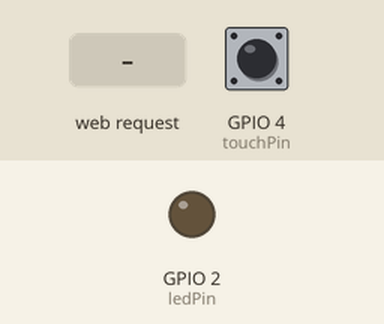
The sketch below on a simulated ESP32. On the bench: output pins drawn as LEDs (lit = HIGH). Dashed ring = blinking. The inputs (shaded band) are chosen by the test bench; at power-on: GPIO 4 (touchPin) HIGH. WiFi joins after 1.5 s; servers stay silent unless stated; what the sketch prints to the serial monitor is not drawn.

Above: at 2.8 s.
2.9 s: HTTP request GET /arm received
At 3.1 s:
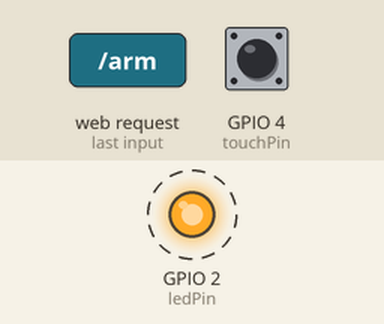
5.9 s: HTTP request GET /disarm received
At 5.9 s:
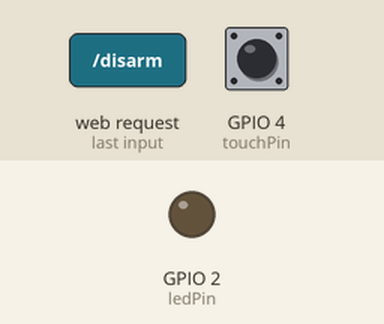
Timing chart, 0 to 8.9 s (numbered marks = the images above; inputs shaded):
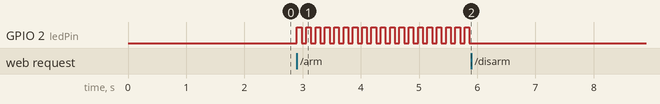

The sketch:

ex08.ino
```cpp
#include <WiFi.h>
#include <WebServer.h>

// WiFi配置（和ex07保持一致）
const char* wifiName = "Deng1314";
const char* wifiPwd = "12332145";

WebServer server(80);
const int ledPin = 2;
const int touchPin = 4;
const int touchLimit = 500;

// 全局状态变量（作业要求）
bool isArm = false;    // 布防标记
bool isAlarm = false;  // 报警锁定标记

// 完整闭合HTML字符串，不会报 unterminated raw string 错误
String webHtml = R"HTML(
<!DOCTYPE html>
<html>
<head>
<meta charset="UTF-8">
<title>安防报警器</title>
<style>
button{font-size:24px;padding:15px 40px;margin:20px;}
form{display:inline-block;}
</style>
</head>
<body style="text-align:center;margin-top:120px;">
<h2>ESP32物联网安防报警器</h2>
<p>当前系统状态：<span id="state">未布防</span></p >
<form action="/arm">
<button type="submit">布防(Arm)</button>
</form>
<form action="/disarm">
<button type="submit">撤防(Disarm)</button>
</form>
</body>
</html>
)HTML";

// 主页
void handleIndex(){
  String page = webHtml;
  if(isArm){
    page.replace("未布防", "已布防");
  }
  server.send(200, "text/html", page);
}

// 布防接口
void handleArm(){
  isArm = true;
  Serial.println("系统布防完成，触摸引脚可触发报警");
  String page = webHtml;
  page.replace("未布防", "已布防");
  server.send(200, "text/html", page);
}

// 撤防接口：关闭报警、重置状态
void handleDisarm(){
  isArm = false;
  isAlarm = false;
  digitalWrite(ledPin, LOW);
  Serial.println("系统撤防，报警解除");
  String page = webHtml;
  page.replace("已布防", "未布防");
  server.send(200, "text/html", page);
}

void setup() {
  pinMode(ledPin, OUTPUT);
  digitalWrite(ledPin, LOW);
  Serial.begin(115200);

  // 连接WiFi
  WiFi.begin(wifiName, wifiPwd);
  while(WiFi.status() != WL_CONNECTED){
    delay(400);
    Serial.print(".");
  }
  Serial.println("\nWiFi连接成功，IP：");
  Serial.println(WiFi.localIP());

  // 绑定网页路由
  server.on("/", handleIndex);
  server.on("/arm", handleArm);
  server.on("/disarm", handleDisarm);
  server.begin();
  Serial.println("网页服务已启动");
}

void loop() {
  server.handleClient();

  // 读取触摸值
  int touchVal = touchRead(touchPin);

  // 仅在布防且未报警时，检测触摸触发报警
  if(isArm && !isAlarm){
    if(touchVal < touchLimit){
      isAlarm = true;
      Serial.println("触发入侵，锁定报警！");
    }
  }

  // 报警锁定状态：高频闪烁LED
  if(isAlarm){
    digitalWrite(ledPin, HIGH);
    delay(80);
    digitalWrite(ledPin, LOW);
    delay(80);
  }
}
```

Measured:
- after the input at 2.9 s, GPIO 2 (ledPin): alternates HIGH for 0.08 s and LOW for 0.08 s, starting at once
- after the input at 5.9 s, GPIO 2 (ledPin): stops changing and stays LOW
